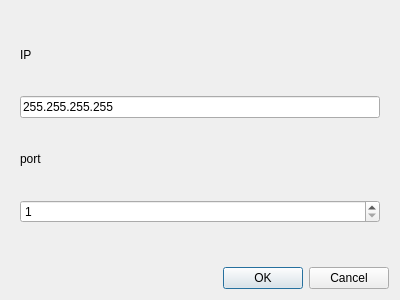
<?xml version="1.0" encoding="UTF-8"?>
<ui version="4.0">
 <class>DialogIP</class>
 <widget class="QDialog" name="DialogIP">
  <property name="geometry">
   <rect>
    <x>0</x>
    <y>0</y>
    <width>400</width>
    <height>300</height>
   </rect>
  </property>
  <property name="windowTitle">
   <string>Dialog</string>
  </property>
  <layout class="QVBoxLayout" name="verticalLayout">
   <item>
    <widget class="QWidget" name="widget" native="true">
     <layout class="QVBoxLayout" name="verticalLayout_2">
      <item>
       <widget class="QLabel" name="LIpPort">
        <property name="maximumSize">
         <size>
          <width>16777215</width>
          <height>20</height>
         </size>
        </property>
        <property name="text">
         <string>IP</string>
        </property>
       </widget>
      </item>
      <item>
       <widget class="QLineEdit" name="LEIp">
        <property name="inputMask">
         <string>000.000.000.000</string>
        </property>
        <property name="text">
         <string>255.255.255.255</string>
        </property>
        <property name="placeholderText">
         <string/>
        </property>
       </widget>
      </item>
      <item>
       <widget class="QLabel" name="label">
        <property name="maximumSize">
         <size>
          <width>16777215</width>
          <height>20</height>
         </size>
        </property>
        <property name="text">
         <string>port</string>
        </property>
       </widget>
      </item>
      <item>
       <widget class="QSpinBox" name="SPPort">
        <property name="minimum">
         <number>1</number>
        </property>
        <property name="maximum">
         <number>65535</number>
        </property>
       </widget>
      </item>
     </layout>
    </widget>
   </item>
   <item>
    <widget class="QDialogButtonBox" name="buttonBox">
     <property name="orientation">
      <enum>Qt::Orientation::Horizontal</enum>
     </property>
     <property name="standardButtons">
      <set>QDialogButtonBox::StandardButton::Cancel|QDialogButtonBox::StandardButton::Ok</set>
     </property>
    </widget>
   </item>
  </layout>
 </widget>
 <resources/>
 <connections>
  <connection>
   <sender>buttonBox</sender>
   <signal>accepted()</signal>
   <receiver>DialogIP</receiver>
   <slot>accept()</slot>
   <hints>
    <hint type="sourcelabel">
     <x>248</x>
     <y>254</y>
    </hint>
    <hint type="destinationlabel">
     <x>157</x>
     <y>274</y>
    </hint>
   </hints>
  </connection>
  <connection>
   <sender>buttonBox</sender>
   <signal>rejected()</signal>
   <receiver>DialogIP</receiver>
   <slot>reject()</slot>
   <hints>
    <hint type="sourcelabel">
     <x>316</x>
     <y>260</y>
    </hint>
    <hint type="destinationlabel">
     <x>286</x>
     <y>274</y>
    </hint>
   </hints>
  </connection>
 </connections>
</ui>
